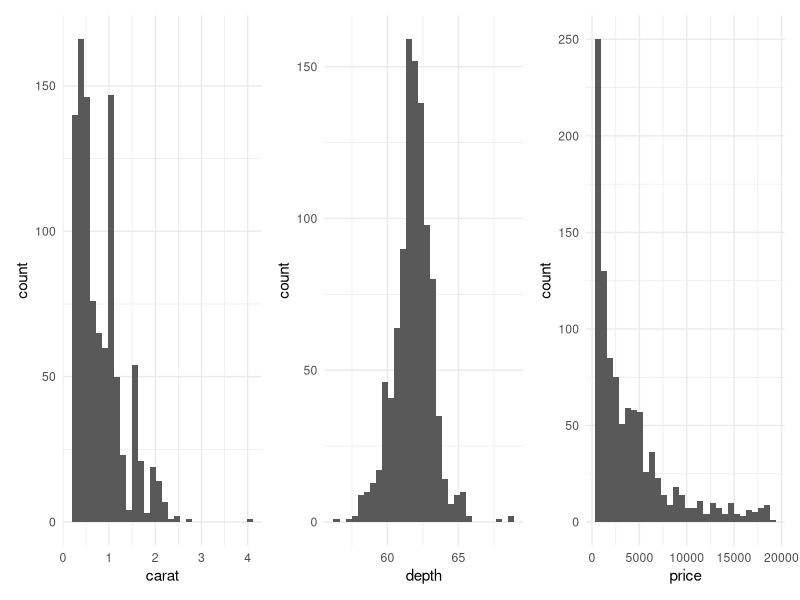
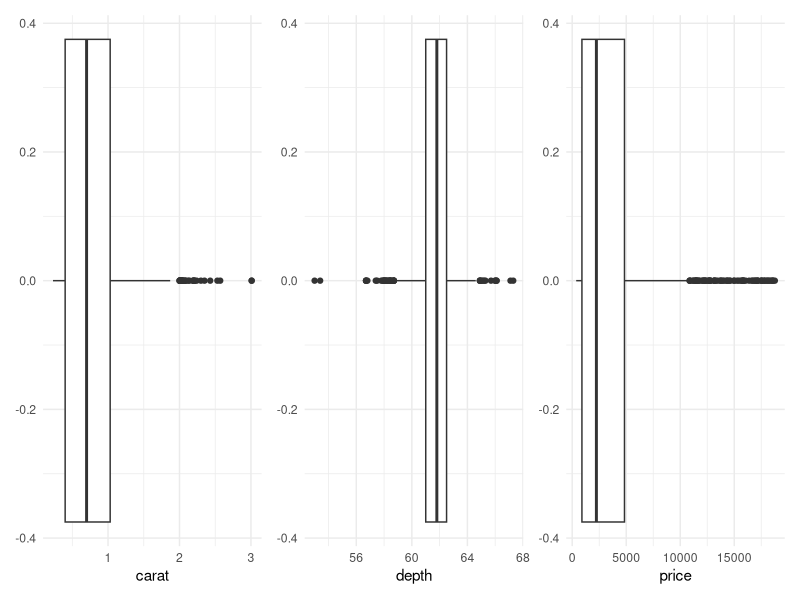
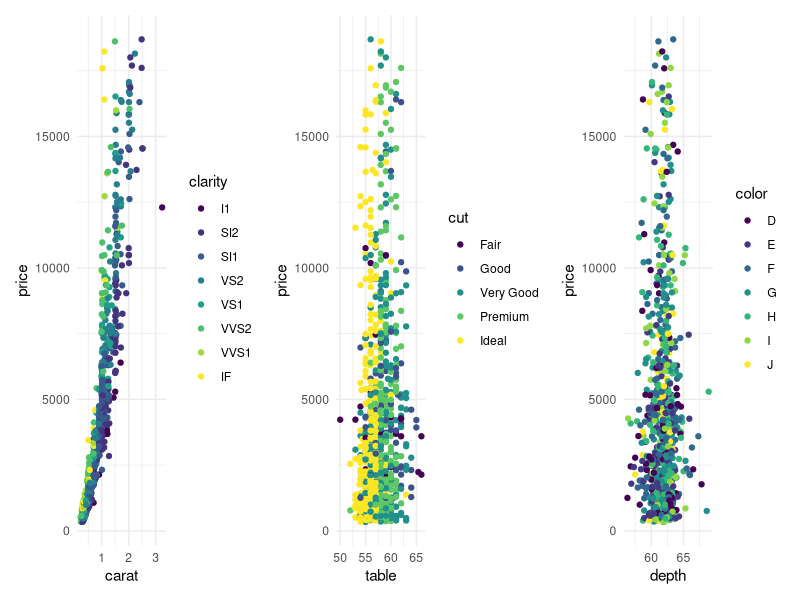
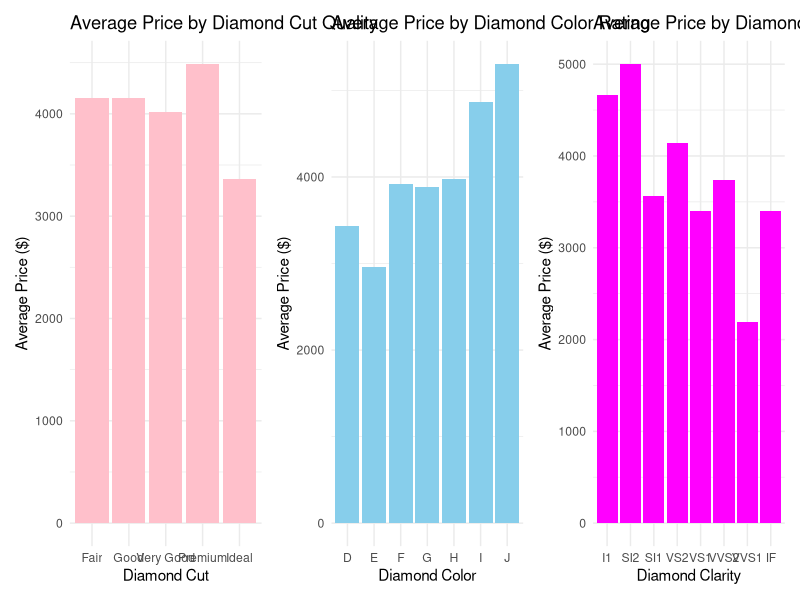
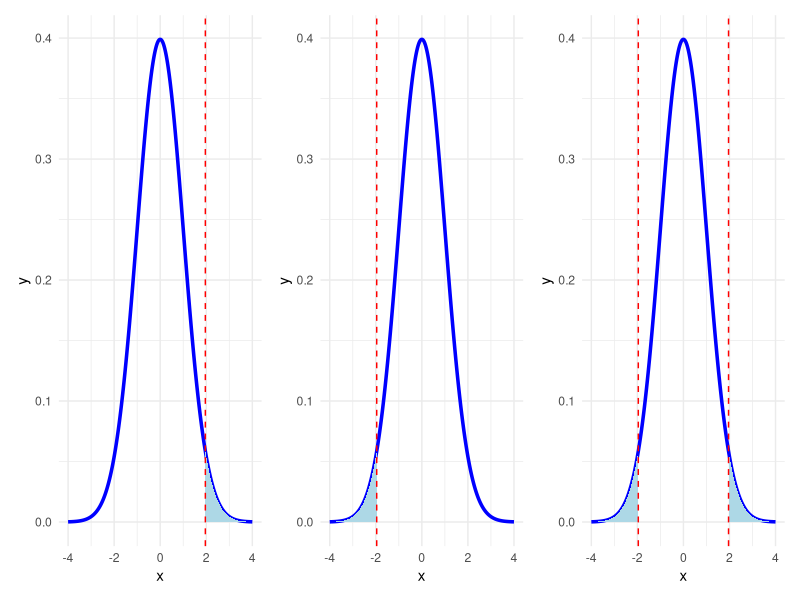
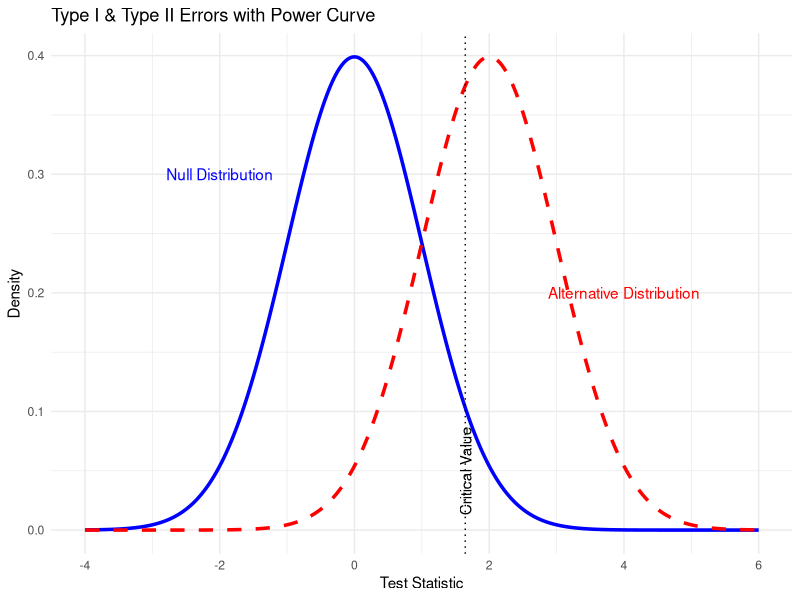

These charts were generated, in order, by the following R code:
## ---- chunk 1
#> echo:FALSE
library(tidyverse)
library(tidyr)
library(patchwork)
## ---- chunk 2
#> echo:FALSE
set.seed(1991)
data(diamonds)
df <- diamonds %>% sample_n(size=1000)
df %>% head
## ---- chunk 3
#> echo:FALSE
p1 <- diamonds %>% sample_n(size=1000) %>% ggplot(aes(x=carat)) + geom_histogram(bins=30) + theme_minimal()
p2 <- diamonds %>% sample_n(size=1000) %>% ggplot(aes(x=depth)) + geom_histogram(bins=30) + theme_minimal()
p3 <- diamonds %>% sample_n(size=1000) %>% ggplot(aes(x=price)) + geom_histogram(bins=30) + theme_minimal()
p1 | p2 | p3
## ---- chunk 4
#> echo:FALSE
p4 <- diamonds %>% sample_n(size=1000) %>% ggplot(aes(x=carat)) + geom_boxplot() + theme_minimal()
p5 <- diamonds %>% sample_n(size=1000) %>% ggplot(aes(x=depth)) + geom_boxplot() + theme_minimal()
p6 <- diamonds %>% sample_n(size=1000) %>% ggplot(aes(x=price)) + geom_boxplot() + theme_minimal()
p4 | p5 | p6
## ---- chunk 5
#> echo:FALSE
df_summary <- df %>%
  summarise(across(where(is.numeric), list(
    Mean = ~mean(.x, na.rm = TRUE),
    Median = ~median(.x, na.rm = TRUE),
    SD = ~sd(.x, na.rm = TRUE),
    Var = ~var(.x, na.rm = TRUE),
    Min = ~min(.x, na.rm = TRUE),
    Max = ~max(.x, na.rm = TRUE)
  ), .names = "{.col}_{.fn}")) %>%
  pivot_longer(everything(), names_to = c("Variable", "stat"), names_sep = "_") %>%
  pivot_wider(names_from = stat, values_from = value)

print(df_summary)
## ---- chunk 6
#> echo:FALSE
p7 <- df %>% ggplot(aes(x=carat, y=price, color=clarity)) + geom_point() + theme_minimal()
p8 <- df %>% ggplot(aes(x=table, y=price, color=cut)) + geom_point() + theme_minimal()
p9 <- df %>% ggplot(aes(x=depth, y=price, color=color)) + geom_point() + theme_minimal()
p7 | p8 |p9
## ---- chunk 7
#> echo:FALSE
p10 <- df %>%
  group_by(cut) %>%
  summarise(avg_price = mean(price)) %>%
  ggplot(aes(x = cut, y = avg_price)) +
  geom_bar(stat = "identity", fill = "pink") +
  labs(
    title = "Average Price by Diamond Cut Quality",
    x = "Diamond Cut",
    y = "Average Price ($)"
  ) +
  theme_minimal()
p11 <- df %>%
  group_by(color) %>%
  summarise(avg_price = mean(price)) %>%
  ggplot(aes(x = color, y = avg_price)) +
  geom_bar(stat = "identity", fill = "skyblue") +
  labs(
    title = "Average Price by Diamond Color Rating",
    x = "Diamond Color",
    y = "Average Price ($)"
  ) +
  theme_minimal()
p12 <- df %>%
  group_by(clarity) %>%
  summarise(avg_price = mean(price)) %>%
  ggplot(aes(x = clarity, y = avg_price)) +
  geom_bar(stat = "identity", fill = "magenta") +
  labs(
    title = "Average Price by Diamond Clarity",
    x = "Diamond Clarity",
    y = "Average Price ($)"
  ) +
  theme_minimal()
p10 | p11 | p12
## ---- chunk 8
#> echo:FALSE
cor_df <- df %>%
  select(where(is.numeric)) %>%
  cor(use = "pairwise.complete.obs")

print(cor_df)
## ---- chunk 9
#> echo:false
# Parameters
mu <- 0
sigma <- 1

# Full normal curve
x <- seq(mu - 4*sigma, mu + 4*sigma, length.out = 1000)
df <- data.frame(x = x, y = dnorm(x, mean = mu, sd = sigma))

# Shade regions
less_df <- subset(df, x <= -1.96)
more_df <- subset(df, x >= 1.96)
both_df <- subset(df, x <= -1.96 | x >= 1.96)

# Left tail
p_less <- ggplot(df, aes(x = x, y = y)) +
  geom_line(color = "blue", linewidth = 1.2) +
  geom_area(data = less_df, aes(x = x, y = y), fill = "lightblue") +
  geom_vline(xintercept = -1.96, linetype = "dashed", color = "red") +
  theme_minimal()

# Right tail
p_more <- ggplot(df, aes(x = x, y = y)) +
  geom_line(color = "blue", linewidth = 1.2) +
  geom_area(data = more_df, aes(x = x, y = y), fill = "lightblue") +
  geom_vline(xintercept = 1.96, linetype = "dashed", color = "red") +
  theme_minimal()

# Both tails
p_both <- ggplot(df, aes(x = x, y = y)) +
  geom_line(color = "blue", linewidth = 1.2) +
  geom_area(data = less_df, aes(x = x, y = y), fill = "lightblue") +
  geom_area(data = more_df, aes(x=x, y=y), fill = 'lightblue')+
  geom_vline(xintercept = c(-1.96, 1.96), linetype = "dashed", color = "red") +
  theme_minimal()

# Show side by side
p_more | p_less | p_both
## ---- chunk 10
# Null hypothesis: p = 0.20
pi <- 0.4
n <- nrow(diamonds)
phat <- mean(diamonds$cut == "Ideal")

# Test statistic and p-value
z <- (phat - pi) / sqrt(pi * (1 - pi) / n)
p_value <- 1 - pnorm(z)

cat("Z-statistic:", round(z, 3), "\n")
cat("P-value:", round(p_value, 4))
## ---- chunk 11
mu0 <- 4000
x_bar <- mean(diamonds$price)
s <- sd(diamonds$price)
n <- length(diamonds$price)

# Test statistic and p-value
t_stat <- (x_bar - mu0) / (s / sqrt(n))
p_value <- 2*(1 - pt(abs(t_stat), df = n - 1))

cat("T-statistic:", round(t_stat, 3), "\n")
cat("P-value:", round(p_value, 4))
## ---- chunk 12
#| echo: false
library(ggplot2)

x <- seq(-4, 6, length = 1000)
null_dist <- dnorm(x, mean = 0, sd = 1)
alt_dist <- dnorm(x, mean = 2, sd = 1)

df <- data.frame(x = x, null = null_dist, alt = alt_dist)

ggplot(df, aes(x = x)) +
  geom_line(aes(y = null), color = "blue", linewidth = 1.2) +
  geom_line(aes(y = alt), color = "red", linewidth = 1.2, linetype = "dashed") +
  geom_vline(xintercept = qnorm(0.95), linetype = "dotted") +
  annotate("text", x = -2, y = 0.3, label = "Null Distribution", color = "blue") +
  annotate("text", x = 4, y = 0.2, label = "Alternative Distribution", color = "red") +
  annotate("text", x = 1.65, y = 0.05, label = "Critical Value", angle = 90) +
  theme_minimal() +
  labs(title = "Type I & Type II Errors with Power Curve",
       y = "Density", x = "Test Statistic")
## ---- chunk 13
# Subset to just Premium and Good clarity levels
df <- diamonds %>% filter(color %in% c("D", "E"))

table(df$cut, df$color)

# Create a binary outcome: Ideal or not
df <- df %>%
  mutate(is_ideal = cut == "Ideal")

# Proportions
p1 <- mean(df$is_ideal[df$color == "D"])
p2 <- mean(df$is_ideal[df$color == "E"])
n1 <- sum(df$color == "D")
n2 <- sum(df$color == "E")

# Pooled proportion
phat <- (p1 * n1 + p2 * n2) / (n1 + n2)

# Test statistic
z <- (p1 - p2) / sqrt(phat * (1 - phat) * (1 / n1 + 1 / n2))
p_value <- 2 * (1 - pnorm(abs(z)))

cat("Z-statistic:", round(z, 3), "\n")
cat("P-value:", round(p_value, 4))
## ---- chunk 14
tbl <- table(diamonds$cut, diamonds$color)
chisq.test(tbl)
## ---- chunk 15
df <- diamonds %>% filter(cut %in% c("Ideal", "Fair"))

t.test(price ~ cut, data = df)
## ---- chunk 16
set.seed(123)

# Simulate paired prices: original and discounted
n <- 100
original_price <- sample(diamonds$price, n)
discounted_price <- original_price * runif(n, 0.85, 0.95)

t.test(original_price, discounted_price, paired = TRUE)
